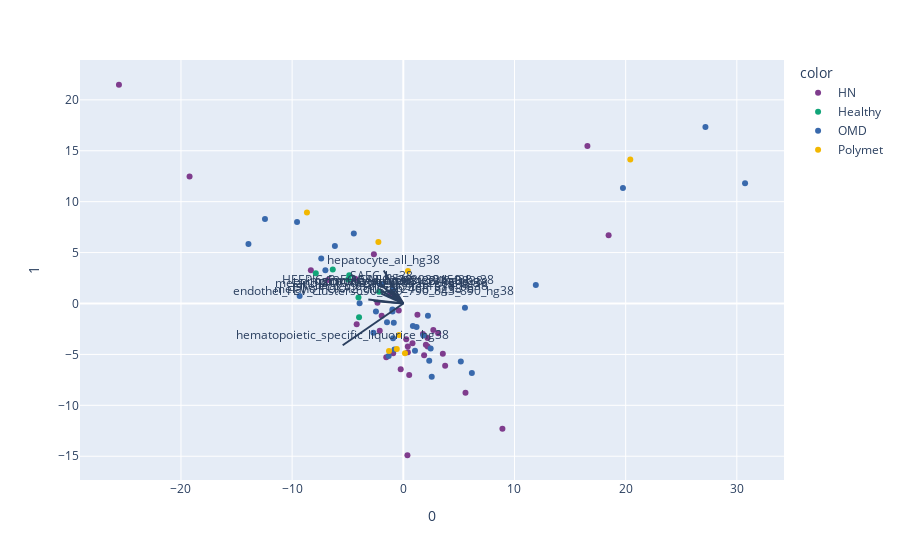

Notebook source saved alongside this figure:
### Code cell
# this cell written by Zsolt Balázs & ammended by Asher Bryant
# all other cells below written by Asher Bryant
# --------------------------------------------------------

import plotly.offline as pyo
import pandas as pd
import numpy as np
from sklearn.decomposition import PCA
import plotly.express as px
import plotly.io as pio
import matplotlib.pyplot as plt
### Set variables ###

first = "all_hematopoietic"
suff = "/summary_across_samples_and_ROIS.csv"

rest = ("all_endo",
        "all_heepic",
        "all_hepatocyte",
        "all_lung",
        "all_mammary",
        "all_melano",
        "all_muscle",
        "all_prostate")
keepcelltype = ("A549_hg38",
                "endothel_FEV_clusters690_739_790_843_890_hg38",
                "epi_tp53_clusters2298_2348_hg38",
                "HEEPIC_PrEC_SAEC_cluster2150_hg38",
                "hematopoietic_specific_liquorice_hg38",
                "hepatocyte_all_hg38",
                "mammary_cluster2239_hg38",
                "melano_FOXA2_cluster2468_hg38",
                "melano_SOX_clusters1863_2205_hg38",
                "prostate_cluster2483_hg38",
                "SAEC_hg38",
                "skeletal_muscle_cluster1518_hg38")
annot = "/mnt/DATA1/Radiooncology/samplemap_with_res.txt"


df = pd.read_csv(first + suff,index_col=False)
for csv in rest:
    next_df = pd.read_csv(csv + suff,index_col=False)
    df = pd.concat([df, next_df])
df["sample"] = df["sample"].str.replace(".sortByCoord", "")
df = df[(df["region-set"].isin(keepcelltype))]

df = df.rename(columns={"Dip area: z-score vs controls in same region set": "area",
                   "Dip depth: z-score vs controls in same region set": "depth"})
df.to_csv("summary.csv",index=False)


# Choosing features for PCA
features = ("depth", "region-set", "sample")
x = df.loc[:, features]# Separating out the target

x_wide=pd.pivot(x, index="sample", columns = 'region-set',values ='depth')
x_wide.reset_index(inplace=True)

# adding annotation

anno_df = pd.read_csv(annot,sep="\t",index_col=False)
x_wide = x_wide.merge(anno_df, how="left", left_on='sample', right_on='sampleNames')
x_wide.to_csv("summary2.csv")

### Perform PCA
x_vals = x_wide.loc[:, keepcelltype].values# Separating out the target
pca = PCA(n_components=2)
components = pca.fit_transform(x_vals)
loadings = pca.components_.T * np.sqrt(pca.explained_variance_)

fig = px.scatter(components, x=0, y=1, color_discrete_sequence=px.colors.qualitative.Bold, color=x_wide['group'])
for i, keepcelltype in enumerate(keepcelltype):
    fig.add_shape(
        type='line',
        x0=0, y0=0,
        x1=loadings[i, 0],
        y1=loadings[i, 1]
    )
    fig.add_annotation(
        x=loadings[i, 0],
        y=loadings[i, 1],
        ax=0, ay=0,
        xanchor="center",
        yanchor="bottom",
        text=keepcelltype,
    )

fig.show()

### Figure 1 — Plotly figure (JSON) as saved in the notebook; plotly's stock layout.template omitted (floating-point values rounded to 4 significant figures)
{"data": [{"hovertemplate": "color=HN<br>0=%{x}<br>1=%{y}<extra></extra>", "legendgroup": "HN", "marker": {"color": "rgb(127, 60, 141)", "symbol": "circle"}, "mode": "markers", "name": "HN", "orientation": "v", "showlegend": true, "type": "scatter", "x": [8.915, 0.5299, 0.41, -1.533, -0.9115, 2.18, -25.58, 0.8243, -2.645, 1.765, 5.593, -19.23, -1.947, 2.701, 1.871, -2.121, -8.316, 1.27, 3.763, 0.2626, -0.2333, -6.778, -2.326, 0.3705, 2.191, -1.204, -4.316, 2.03, -0.4094, 3.555, -4.194, 16.56, 18.47, 0.4016, 3.137], "xaxis": "x", "y": [-12.29, -7.031, -4.791, -5.267, -4.876, -3.388, 21.48, -3.908, 4.828, -3.003, -8.765, 12.46, -1.195, -2.615, -5.085, -2.687, 3.262, -1.108, -6.121, -3.518, -6.453, 2.309, 0.07408, -14.9, -4.22, 0.8368, 2.442, -4.048, -0.6863, -4.932, -2.039, 15.47, 6.701, -4.214, -2.912], "yaxis": "y"}, {"hovertemplate": "color=Healthy<br>0=%{x}<br>1=%{y}<extra></extra>", "legendgroup": "Healthy", "marker": {"color": "rgb(17, 165, 121)", "symbol": "circle"}, "mode": "markers", "name": "Healthy", "orientation": "v", "showlegend": true, "type": "scatter", "x": [-2.174, -4.033, -6.344, -7.872, -4.964, -3.982, -4.863], "xaxis": "x", "y": [1.15, 0.594, 3.341, 2.968, 2.359, -1.357, 2.775], "yaxis": "y"}, {"hovertemplate": "color=OMD<br>0=%{x}<br>1=%{y}<extra></extra>", "legendgroup": "OMD", "marker": {"color": "rgb(57, 105, 172)", "symbol": "circle"}, "mode": "markers", "name": "OMD", "orientation": "v", "showlegend": true, "type": "scatter", "x": [2.216, 6.167, -0.9461, -0.8581, -1.467, -1.316, -7.009, -0.796, 1.193, 19.76, -2.691, -6.154, 0.8622, 27.18, -9.324, -0.9795, -12.44, 1.049, 2.461, 5.545, -3.932, -13.93, 2.331, 2.557, -0.9214, -7.384, 1.803, 11.92, 30.74, -2.461, -9.558, -4.452, -1.992, 5.172, -0.9704], "xaxis": "x", "y": [-1.195, -6.835, 1.38, -1.896, -1.834, -5.159, 3.257, -4.526, -2.308, 11.34, -2.866, 5.638, -2.207, 17.34, 0.7426, -0.5809, 8.301, -4.645, -4.414, -0.4087, 0.03264, 5.854, -5.614, -7.189, -3.409, 4.417, -3.154, 1.815, 11.8, -0.7849, 7.997, 6.878, 1.878, -5.703, -0.7798], "yaxis": "y"}, {"hovertemplate": "color=Polymet<br>0=%{x}<br>1=%{y}<extra></extra>", "legendgroup": "Polymet", "marker": {"color": "rgb(242, 183, 1)", "symbol": "circle"}, "mode": "markers", "name": "Polymet", "orientation": "v", "showlegend": true, "type": "scatter", "x": [0.4158, -8.668, -0.5862, 20.42, 0.149, -0.3862, -1.287, -2.242], "xaxis": "x", "y": [3.203, 8.939, -4.472, 14.14, -4.878, -3.099, -4.665, 6.027], "yaxis": "y"}], "layout": {"annotations": [{"ax": 0, "ay": 0, "text": "A549_hg38", "x": -2.05, "xanchor": "center", "y": 1.288, "yanchor": "bottom"}, {"ax": 0, "ay": 0, "text": "endothel_FEV_clusters690_739_790_843_890_hg38", "x": -2.669, "xanchor": "center", "y": 0.2464, "yanchor": "bottom"}, {"ax": 0, "ay": 0, "text": "epi_tp53_clusters2298_2348_hg38", "x": -1.366, "xanchor": "center", "y": 1.216, "yanchor": "bottom"}, {"ax": 0, "ay": 0, "text": "HEEPIC_PrEC_SAEC_cluster2150_hg38", "x": -1.364, "xanchor": "center", "y": 1.327, "yanchor": "bottom"}, {"ax": 0, "ay": 0, "text": "hematopoietic_specific_liquorice_hg38", "x": -5.45, "xanchor": "center", "y": -4.098, "yanchor": "bottom"}, {"ax": 0, "ay": 0, "text": "hepatocyte_all_hg38", "x": -1.76, "xanchor": "center", "y": 3.247, "yanchor": "bottom"}, {"ax": 0, "ay": 0, "text": "mammary_cluster2239_hg38", "x": -1.096, "xanchor": "center", "y": 1.283, "yanchor": "bottom"}, {"ax": 0, "ay": 0, "text": "melano_FOXA2_cluster2468_hg38", "x": -3.146, "xanchor": "center", "y": 0.4023, "yanchor": "bottom"}, {"ax": 0, "ay": 0, "text": "melano_SOX_clusters1863_2205_hg38", "x": -1.99, "xanchor": "center", "y": 0.9843, "yanchor": "bottom"}, {"ax": 0, "ay": 0, "text": "prostate_cluster2483_hg38", "x": -0.8978, "xanchor": "center", "y": 1.218, "yanchor": "bottom"}, {"ax": 0, "ay": 0, "text": "SAEC_hg38", "x": -1.939, "xanchor": "center", "y": 1.751, "yanchor": "bottom"}, {"ax": 0, "ay": 0, "text": "skeletal_muscle_cluster1518_hg38", "x": -0.9978, "xanchor": "center", "y": 0.7317, "yanchor": "bottom"}], "legend": {"title": {"text": "color"}, "tracegroupgap": 0}, "margin": {"t": 60}, "shapes": [{"type": "line", "x0": 0, "x1": -2.05, "y0": 0, "y1": 1.288}, {"type": "line", "x0": 0, "x1": -2.669, "y0": 0, "y1": 0.2464}, {"type": "line", "x0": 0, "x1": -1.366, "y0": 0, "y1": 1.216}, {"type": "line", "x0": 0, "x1": -1.364, "y0": 0, "y1": 1.327}, {"type": "line", "x0": 0, "x1": -5.45, "y0": 0, "y1": -4.098}, {"type": "line", "x0": 0, "x1": -1.76, "y0": 0, "y1": 3.247}, {"type": "line", "x0": 0, "x1": -1.096, "y0": 0, "y1": 1.283}, {"type": "line", "x0": 0, "x1": -3.146, "y0": 0, "y1": 0.4023}, {"type": "line", "x0": 0, "x1": -1.99, "y0": 0, "y1": 0.9843}, {"type": "line", "x0": 0, "x1": -0.8978, "y0": 0, "y1": 1.218}, {"type": "line", "x0": 0, "x1": -1.939, "y0": 0, "y1": 1.751}, {"type": "line", "x0": 0, "x1": -0.9978, "y0": 0, "y1": 0.7317}], "xaxis": {"anchor": "y", "domain": [0, 1], "title": {"text": "0"}}, "yaxis": {"anchor": "x", "domain": [0, 1], "title": {"text": "1"}}}}
